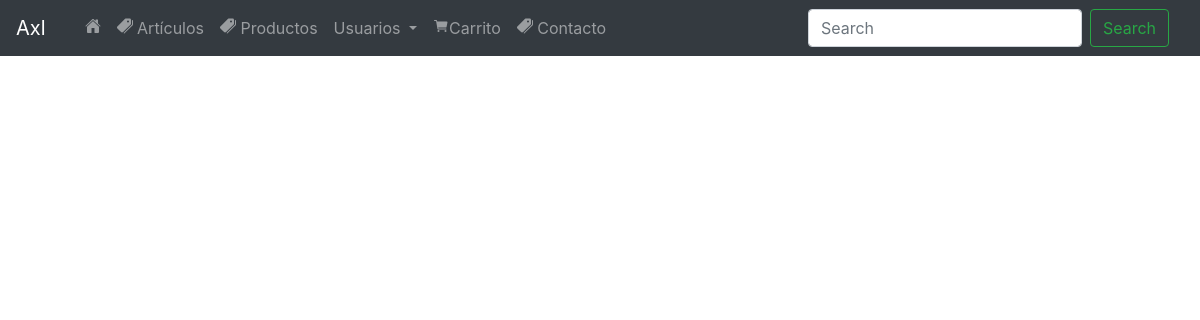
The app's page /usuarios/productosrandom, older data.
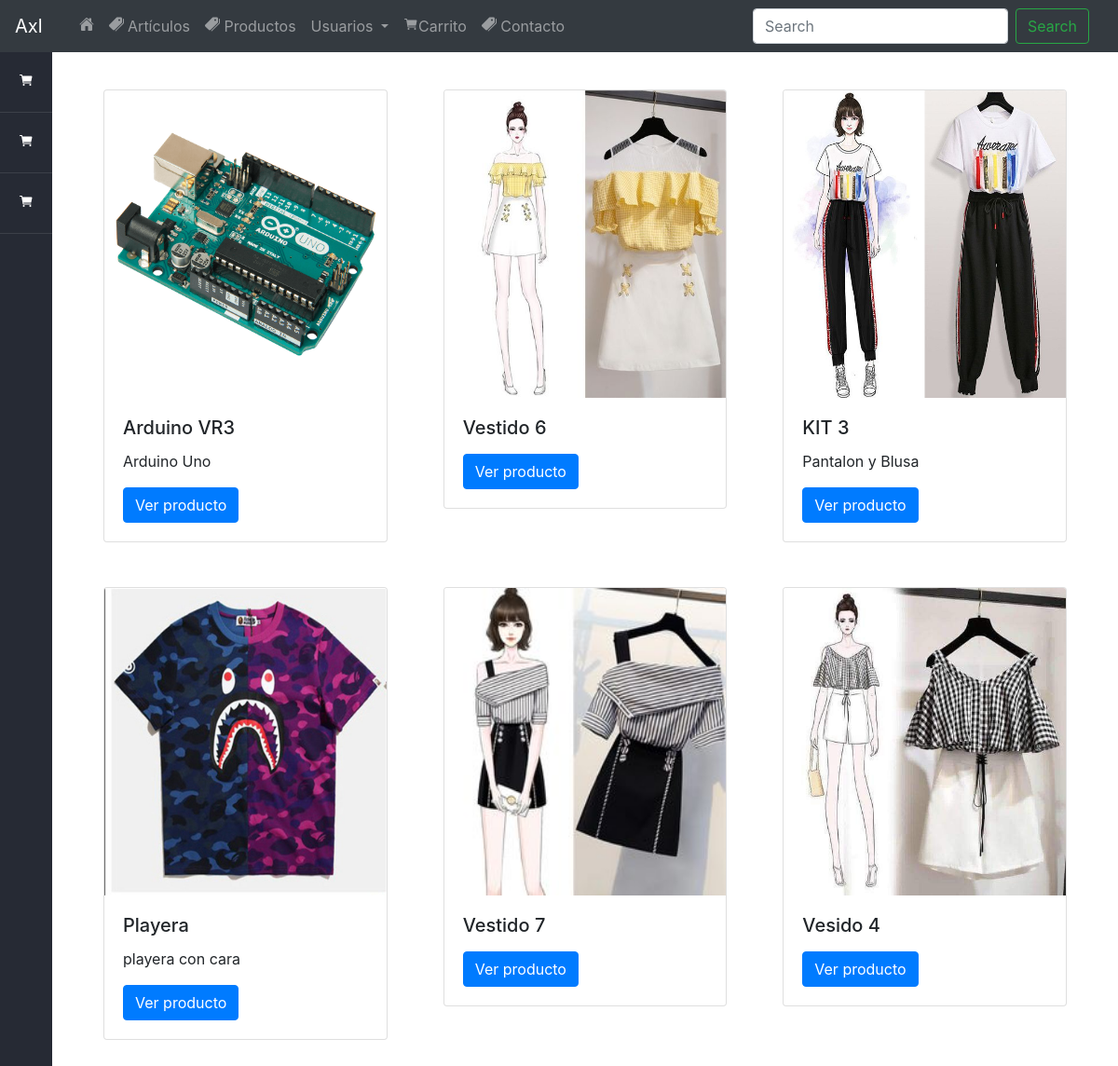
The same page, newer data.
### tables this page shows
CREATE TABLE `productos` (
  `id` int(10) NOT NULL,
  `categoria_id` int(255) NOT NULL,
  `nombre` varchar(100) NOT NULL,
  `descripcion` text DEFAULT NULL,
  `precio` float(100,2) NOT NULL,
  `stock` int(255) NOT NULL,
  `oferta` varchar(2) DEFAULT NULL,
  `fecha` date NOT NULL,
  `imagen` varchar(255) DEFAULT NULL
);

### app/controladores/Usuarios.php (called while the page is built, shortened)
<?php
class Usuarios extends Controlador{
    public function __construct(){
        $this->modeloUsuario = $this->modelo('modeloUsuarios');
        $this->Helper = $this->modelo('Helpers');
    }
    public function productosrandom(){
        $gtCategori = $this->modeloUsuario->getCategorias();
        $gtProduc = $this->Helper->getRamdon(6);
        $data = [
            'GetCateg' => $gtCategori,
            'GetProduc' => $gtProduc
        ];
        $this->vista('usuarios/productos-random', $data);
    }
}
?>

### app/librerias/Core.php (called while the page is built, shortened)
<?php
class Core{
    protected $metodo = 'index';
    public function __construct(){
        $url = $this->url();
        if (file_exists('../app/controladores/'.ucwords($url[0]).'.php')) {
            unset($url[0]);
        }
        $this->controlador = new $this->controlador;
        if (isset($url[1])) {
            if (method_exists($this->controlador, $url[1])) {
                $this->metodo  = $url[1];
                unset($url[1]);
            }
        }
        $this->parametros = $url ? array_values($url) : [];
        call_user_func_array([$this->controlador,$this->metodo], $this->parametros);
    }
    public function url(){
        if (isset($_GET['url'])) {
            $url = rtrim($_GET['url'],'/');
            $url = filter_var($url, FILTER_SANITIZE_URL);
            $url = explode('/',$url);
            return $url;
        }
    }
}
?>

### public/index.php (called while the page is built, shortened)
<?php
$init = new Core();
?>

### app/librerias/Conexion.php (called while the page is built, shortened)
<?php
class Conexion{
    private $host = HOST;
    private $user = USER;
    private $pass = PASS;
    private $dbname = NAME;
    private $dbh;
    public function __construct(){
        try {
            $this->dbh = new mysqli($this->host, $this->user, $this->pass, $this->dbname);
        } catch (mysqli_sql_exception $e) {
            $this->error = $e->getMessage();
        }
    }
    public function resultquery($query){
        $result = $this->dbh->query($query);
        $num = mysqli_num_rows($result);
        while($row = $result->fetch_object()){
            $rows[] = $row;
        }
        if ($num == 0){
            $rows = array();
        }
        return $rows;
    }
}
?>

### app/modelos/modeloUsuarios.php (called while the page is built, shortened)
<?php
class modeloUsuarios{
    private $db;
    public function __construct(){
        $this->db = new Conexion();
    }
    public function getCategorias(){
        $query = "SELECT * FROM categorias ORDER BY id ASC";
        return $this->db->resultquery($query);
    }
}
?>

### app/modelos/Helpers.php (called while the page is built, shortened)
<?php
class Helpers{
    private $db;
    public function __construct(){
        $this->db = new Conexion();
    }
    public function getRamdon($limit){
        $query = "SELECT * FROM productos ORDER BY RAND() limit $limit";
        return $this->db->resultquery($query);
    }
}
?>

### app/vistas/usuarios/productos-random.php (the view)
<?php require RUTAAPP . '/vistas/include/menu-productos.php'; ?>
                        <?php foreach ($data['GetProduc'] as $productos): ?>
                        <div class="col-4 mb-5">
                            <div class="card">
                                <img src="<?php echo RUTAPUBLIC; ?>/public/productos/<?php echo $productos->imagen; ?>" class="card-img-top" height="330">
                                <div class="card-body">
                                    <h5 class="card-title">
                                        <?php echo $productos->nombre; ?>
                                    </h5>
                                    <p class="card-text">
                                        <?php echo $productos->descripcion; ?>
                                    </p>
                                    <button class="btn btn-primary ">Ver producto</button>
                                </div>
                            </div>
                        </div>
                        <?php endforeach ?>
<?php require RUTAAPP . '/vistas/include/footer-productos.php'; ?>

### app/librerias/Controlador.php (shortened to what this page needs)
<?php
class Controlador{
    public function vista($url,$data = []){
        if (file_exists('../app/vistas/'.$url.'.php')) {
            require_once '../app/vistas/'.$url.'.php';
        }else {
            die('Esta vista no existe');
        }
    }
}
?>

### app/vistas/include/header.php (shortened to what this page needs)
<!DOCTYPE html>
<html lang="en">
<head>
    <link rel="stylesheet" href="https://stackpath.bootstrapcdn.com/bootstrap/4.4.1/css/bootstrap.min.css">
    <link rel="stylesheet" href="http://cdnjs.cloudflare.com/ajax/libs/morris.js/0.5.1/morris.css">
    <link href="<?php echo RUTAPUBLIC; ?>/public/vendor/datatables/dataTables.bootstrap4.min.css" rel="stylesheet">
    <link rel="stylesheet" href="<?php echo RUTAPUBLIC; ?>/public/vendor/fontawesome-free/css/all.min.css">
    <link rel="stylesheet" href="<?php echo RUTAPUBLIC; ?>/public/css/reloj.css">
    <link rel="stylesheet" href="<?php echo RUTAPUBLIC; ?>/public/css/menu.css">
</head>
    <?php if(isset($_SESSION['id_usuario']) && $_SESSION['usr']->rol=="1"):?>
    <body id="page-top">
    <div id="wrapper">
        <?php require RUTAAPP . '/vistas/include/menu.php'; ?>
        <div id="content-wrapper" class="d-flex flex-column">
            <div id="content">
                <?php require RUTAAPP . '/vistas/include/toolbar.php'; ?>
                <div class="container-fluid">
<?php else: ?>
    <body>
    <?php require RUTAAPP . '/vistas/include/navbar.php'; ?>
<?php endif ?>

### app/vistas/include/navbar.php (shortened to what this page needs)
<nav class="navbar navbar-expand-lg navbar-dark bg-dark site-header sticky-top py-2">
    <a class="navbar-brand" href="#">
        <?php echo NOMBREAPP ?>
    </a>
    <div class="container d-flex flex-column flex-md-row justify-content-between" id="navbarSupportedContent">
        <ul class="navbar-nav mr-auto">
                <li class="nav-item">
                    <a class="nav-link" href="<?php echo RUTAPUBLIC; ?>/usuarios/index"><ion-icon name="home"></ion-icon></a>
                </li>
                <li class="nav-item">
                    <a class="nav-link" href="<?php echo RUTAPUBLIC; ?>/usuarios/slider"><ion-icon name="pricetags"></ion-icon> Artículos</a>
                </li>
                <li class="nav-item">
                    <a class="nav-link" href="<?php echo RUTAPUBLIC; ?>/usuarios/productosrandom"><ion-icon name="pricetags"></ion-icon> Productos</a>
                </li>
                <li class="nav-item dropdown">
                    <a class="nav-link dropdown-toggle" href="#" id="navbarDropdown" role="button" data-toggle="dropdown" aria-haspopup="true" aria-expanded="false">
                    Usuarios
                        </a>
                </li>
                <li class="nav-item">
                    <a class="nav-link" href="<?php echo RUTAPUBLIC; ?>/Carrito/index"><ion-icon name="cart"></ion-icon>Carrito</a>
                </li>
                <li class="nav-item">
                <a class="nav-link" href="<?php echo RUTAPUBLIC; ?>/usuarios/contacto"><ion-icon name="pricetags"></ion-icon> Contacto</a>
                </li>
        </ul>
        <form class="form-inline my-2 my-lg-0 ">
            <input class="form-control mr-sm-2 " type="search " placeholder="Search " aria-label="Search ">
            <button class="btn btn-outline-success my-2 my-sm-0 " type="submit ">Search</button>
        </form>
    </div>
</nav>

### app/vistas/include/menu-productos.php (shortened to what this page needs)
<?php require RUTAAPP . '/vistas/include/header.php'; ?>
<div class="container-fluid">
    <div class="row">
        <div class="barra-lateral col-12 col-sm-auto">
            <nav class="menu d-flex d-sm-block justify-content-center flex-wrap">
                <?php foreach ($data['GetCateg'] as $categorias): ?>
                <a href="<?php echo RUTAPUBLIC; ?>/usuarios/verCategoria/<?php echo $categorias->id; ?>">
                    <ion-icon name="cart"></ion-icon><span><?php echo $categorias->nombre; ?></span></a>
                <?php endforeach ?>
            </nav>
        </div>
        <main class="main col">
            <div class="row">
                <div class="columna col-lg-12">
                    <div class="card-deck">

### app/vistas/include/footer.php (shortened to what this page needs)
</body>
</html>

### app/vistas/include/footer-productos.php (shortened to what this page needs)
</div>
                </div>
                <?php require RUTAAPP . '/vistas/include/footer.php'; ?>

### public/css/menu.css (style rules this page uses)
.barra-lateral { background: #262a34; color: #fff; min-width: 300px; min-height: 100vh; padding: 0; }
.barra-lateral a { color: #fff; }
.barra-lateral .menu a { display: block; padding: 20px; font-weight: 500; border-bottom: 1px solid rgba(255, 255, 255, .1); }
.barra-lateral .menu a ion-icon { margin-right: 20px; font-weight: normal; }
.main { padding-top: 40px; }
.main .columna { padding-left: 40px; padding-right: 40px; }
@media screen and (max-width: 1300px) { .barra-lateral { min-width: auto; } }
@media screen and (max-width: 1300px) { .barra-lateral .menu a ion-icon { margin: 0; } }

### app/vistas/include/header.php (style rules this page uses)
body { background-color: white-smoke; }

Row changes from the older to the newer data that the page shows:
added productos: imagen (picture), nombre "Arduino VR3", descripcion "Arduino Uno"
added productos: imagen (picture), nombre "Vestido 6"
added productos: imagen (picture), nombre "KIT 3", descripcion "Pantalon y Blusa"
added productos: imagen (picture), nombre "Playera", descripcion "playera con cara"
added productos: imagen (picture), nombre "Vestido 7"
added productos: imagen (picture), nombre "Vesido 4"
